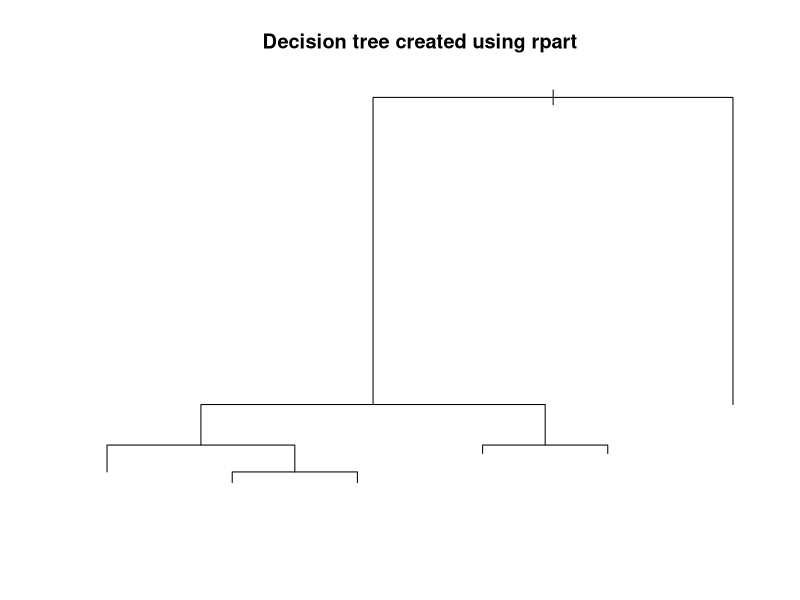
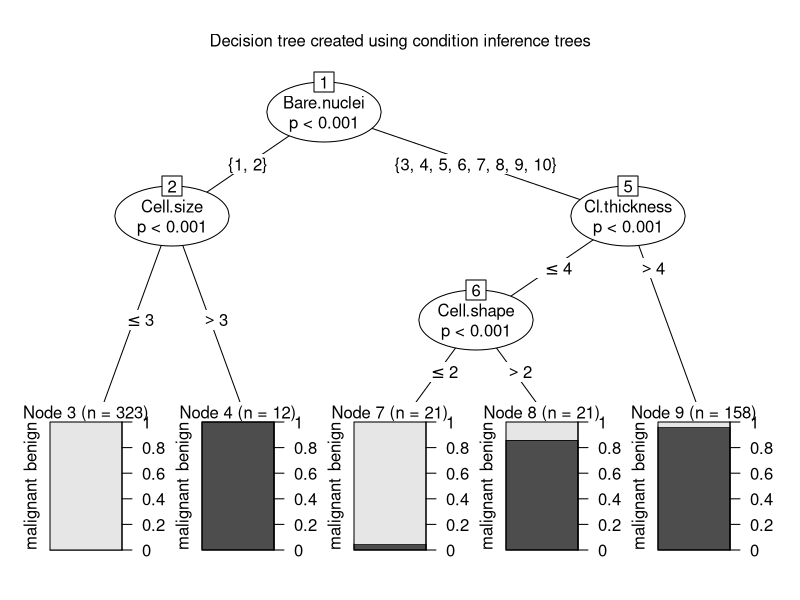
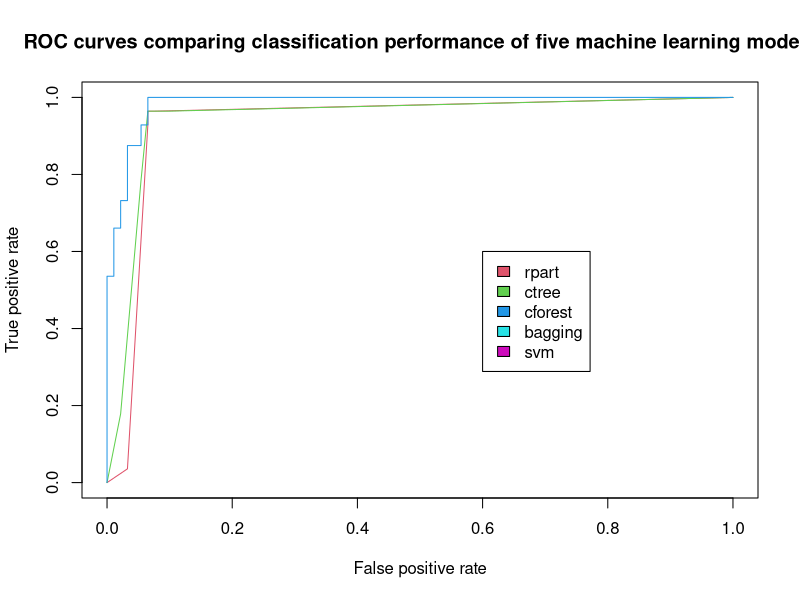
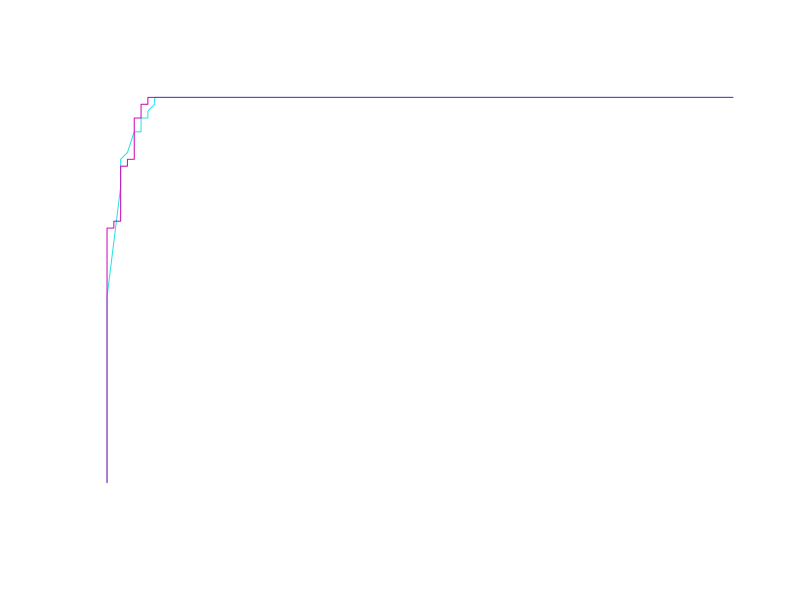

Generate these figures, in order, with R:
## ---- chunk 1
knitr::opts_chunk$set(echo = TRUE)
## ---- chunk 2
#load the mlbench package which has the BreastCancer data set
require(mlbench)

# if you don't have any required package, use the install.packages() command
# load the data set
data(BreastCancer)
# some algorithms don't like missing values, so remove rows with missing values
BreastCancer <- na.omit(BreastCancer) 
# remove the unique identifier, which is useless and would confuse the machine learning algorithms
BreastCancer$Id <- NULL 

# partition the data set for 80% training and 20% evaluation (adapted from ?randomForest)
set.seed(2)

ind <- sample(2, nrow(BreastCancer), replace = TRUE, prob=c(0.8, 0.2))


## ---- chunk 3

# create model using recursive partitioning on the training data set
require(rpart)
x.rp <- rpart(Class ~ ., data=BreastCancer[ind == 1,])
# predict classes for the evaluation data set
x.rp.pred <- predict(x.rp, type="class", newdata=BreastCancer[ind == 2,])
# score the evaluation data set (extract the probabilities)
x.rp.prob <- predict(x.rp, type="prob", newdata=BreastCancer[ind == 2,])

# To view the decision tree
plot(x.rp, main="Decision tree created using rpart")






## ---- chunk 4

# create model using conditional inference trees
require(party)
x.ct <- ctree(Class ~ ., data=BreastCancer[ind == 1,])
x.ct.pred <- predict(x.ct, newdata=BreastCancer[ind == 2,])
x.ct.prob <-  1- unlist(treeresponse(x.ct, BreastCancer[ind == 2,]), use.names=F)[seq(1,nrow(BreastCancer[ind == 2,])*2,2)]


# To view the decision tree
plot(x.ct, main="Decision tree created using condition inference trees")


## ---- chunk 5

# create model using random forest and bagging ensemble using conditional inference trees
x.cf <- cforest(Class ~ ., data=BreastCancer[ind == 1,], control = cforest_unbiased(mtry = ncol(BreastCancer)-2))
x.cf.pred <- predict(x.cf, newdata=BreastCancer[ind == 2,])
x.cf.prob <-  1- unlist(treeresponse(x.cf, BreastCancer[ind == 2,]), use.names=F)[seq(1,nrow(BreastCancer[ind == 2,])*2,2)]


## ---- chunk 6


# create model using bagging (bootstrap aggregating)
require(ipred)
x.ip <- bagging(Class ~ ., data=BreastCancer[ind == 1,])
x.ip.prob <- predict(x.ip, type="prob", newdata=BreastCancer[ind == 2,])


## ---- chunk 7

# create model using svm (support vector machine)
require(e1071)

# svm requires tuning
x.svm.tune <- tune(svm, Class~., data = BreastCancer[ind == 1,],
                   ranges = list(gamma = 2^(-8:1), cost = 2^(0:4)),
                   tunecontrol = tune.control(sampling = "fix"))
# display the tuning results (in text format)
x.svm.tune
# If the tuning results are on the margin of the parameters (e.g., gamma = 2^-8), 
# then widen the parameters.
# I manually copied the cost and gamma from console messages above to parameters below.
x.svm <- svm(Class~., data = BreastCancer[ind == 1,], cost=4, gamma=0.0625, probability = TRUE)
x.svm.prob <- predict(x.svm, type="prob", newdata=BreastCancer[ind == 2,], probability = TRUE)


## ---- chunk 8
##
## plot ROC curves to compare the performance of the individual classifiers
##

# Output the plot to a PNG file for display on web.  To draw to the screen, 
# comment this line out.
png(filename="roc_curve_5_models.png", width=700, height=700)

# load the ROCR package which draws the ROC curves
require(ROCR)

# create an ROCR prediction object from rpart() probabilities
x.rp.prob.rocr <- prediction(x.rp.prob[,2], BreastCancer[ind == 2,'Class'])
# prepare an ROCR performance object for ROC curve (tpr=true positive rate, fpr=false positive rate)
x.rp.perf <- performance(x.rp.prob.rocr, "tpr","fpr")
# plot it
plot(x.rp.perf, col=2, main="ROC curves comparing classification performance of five machine learning models")
## ---- chunk 9
# Draw a legend.
legend(0.6, 0.6, c('rpart', 'ctree', 'cforest','bagging','svm'), 2:6)

# ctree
x.ct.prob.rocr <- prediction(x.ct.prob, BreastCancer[ind == 2,'Class'])
x.ct.perf <- performance(x.ct.prob.rocr, "tpr","fpr")
# add=TRUE draws on the existing chart 
plot(x.ct.perf, col=3, add=TRUE)


# cforest
x.cf.prob.rocr <- prediction(x.cf.prob, BreastCancer[ind == 2,'Class'])
x.cf.perf <- performance(x.cf.prob.rocr, "tpr","fpr")
plot(x.cf.perf, col=4, add=TRUE)
## ---- chunk 10


# bagging
x.ip.prob.rocr <- prediction(x.ip.prob[,2], BreastCancer[ind == 2,'Class'])
x.ip.perf <- performance(x.ip.prob.rocr, "tpr","fpr")
plot.new()
plot(x.ip.perf, col=5, add=TRUE)
# svm
x.svm.prob.rocr <- prediction(attr(x.svm.prob, "probabilities")[,2], BreastCancer[ind == 2,'Class'])
x.svm.perf <- performance(x.svm.prob.rocr, "tpr","fpr")

plot(x.svm.perf, col=6, add=TRUE)

# Close and save the PNG file.
dev.off()
